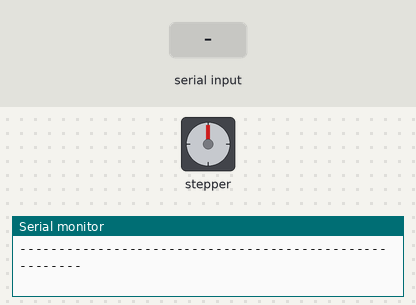
Simulated run of this sketch. Board: ESP32. On the bench: stepper motor, the last lines printed to the serial monitor. Wiring (inferred from the names in the program): stepper motor driver (200 steps per turn assumed): step GPIO 38; direction GPIO 42; enable GPIO 2. Inputs (shaded band) come from the test bench.

Above: at 1.2 s.
1.3 s: "90,45\n" received over Serial
At 2.5 s:
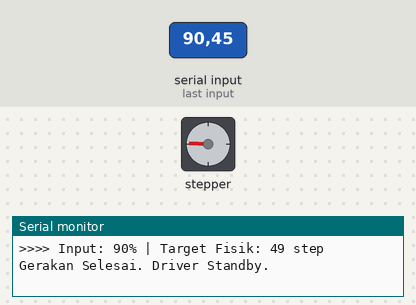
3.0 s: "30,150\n" received over Serial
At 4.3 s:
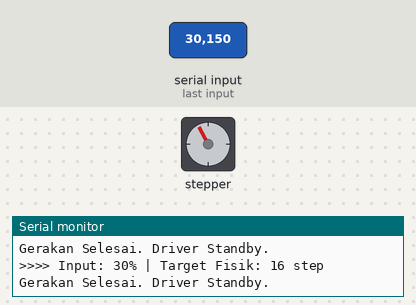
4.6 s: "5\n" received over Serial
At 5.8 s:
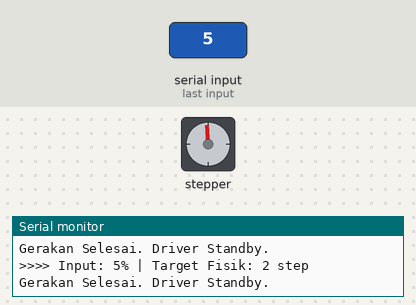
6.1 s: "0\n" received over Serial
At 7.1 s:
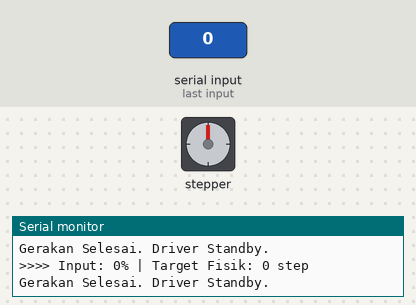
7.6 s: "90\n" received over Serial
At 8.5 s:
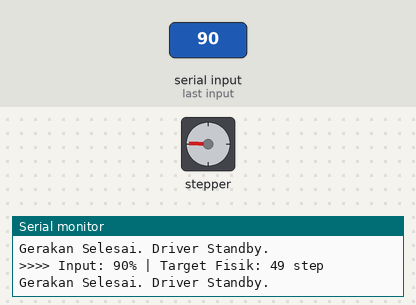
Timing chart, 0 to 10.3 s (numbered marks = the images above; inputs shaded):
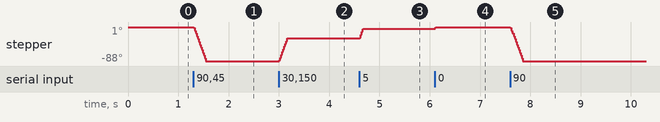

The sketch:

Test_Stepper.ino
```cpp
/* ===================== PIN CONFIG ===================== */
const int STEP_PIN   = 38;
const int DIR_PIN    = 42;
const int ENABLE_PIN = 2;

/* ===================== SETTING & VAR ===================== */
const int stepDelay = 2500;      // Kecepatan
const int MAX_LANGKAH_FISIK = 55; // Batas gerak motor sebenarnya
int posisiLangkahSekarang = 0;   // Menyimpan posisi dalam satuan LANGKAH (0-50)

void setup() {
  Serial.begin(115200);
  pinMode(STEP_PIN, OUTPUT);
  pinMode(DIR_PIN, OUTPUT);
  pinMode(ENABLE_PIN, OUTPUT);

  digitalWrite(ENABLE_PIN, HIGH); // Standby (OFF)

  Serial.println("--- KONTROL VALVE (INPUT 0-100% -> GERAK 0-50 STEP) ---");
  Serial.println("Ketik 0-100 untuk posisi, 'K' untuk kalibrasi titik 0.");
  Serial.println("-------------------------------------------------------");
}

void loop() {
  if (Serial.available() > 0) {
    String input = Serial.readStringUntil('\n');
    input.trim();

    if (input == "K" || input == "k") {
      posisiLangkahSekarang = 0;
      Serial.println(">>>> KALIBRASI: Posisi sekarang dianggap 0% (Tertutup).");
    }
    else {
      int inputPersen = input.toInt();

      // Batasi input user agar tetap di 0-100
      if (inputPersen < 0) inputPersen = 0;
      if (inputPersen > 100) inputPersen = 100;

      // PEMETAAN (MAPPING): Mengubah 0-100 menjadi 0-50
      // Rumus: (input * MAX_LANGKAH) / 100
      int targetLangkah = (inputPersen * MAX_LANGKAH_FISIK) / 100;

      Serial.print(">>>> Input: "); Serial.print(inputPersen); Serial.print("%");
      Serial.print(" | Target Fisik: "); Serial.print(targetLangkah); Serial.println(" step");

      gerakKeLangkah(targetLangkah);
    }
  }
}

/* ===================== FUNGSI GERAK FISIK ===================== */
void gerakKeLangkah(int targetLangkah) {
  int selisih = targetLangkah - posisiLangkahSekarang;

  if (selisih == 0) {
    Serial.println("Posisi sudah sesuai.");
    return;
  }

  // Tentukan Arah
  digitalWrite(DIR_PIN, (selisih > 0) ? LOW : HIGH);

  // Aktifkan Driver
  digitalWrite(ENABLE_PIN, LOW);
  delay(5);

  // Jalankan Motor
  int jumlahGerak = abs(selisih);
  for (int i = 0; i < jumlahGerak; i++) {
    digitalWrite(STEP_PIN, HIGH);
    delayMicroseconds(stepDelay);
    digitalWrite(STEP_PIN, LOW);
    delayMicroseconds(stepDelay);
  }

  // Simpan posisi langkah terakhir
  posisiLangkahSekarang = targetLangkah;

  // Matikan Driver agar dingin
  digitalWrite(ENABLE_PIN, HIGH);

  Serial.println("Gerakan Selesai. Driver Standby.");
}
```

Measured:
- after the input at 1.3 s, stepper: turns 88° counter-clockwise in 0.24 s, starting at once
- after the input at 3.0 s, stepper: turns 60° clockwise in 0.16 s, starting at once
- after the input at 4.6 s, stepper: turns 25° clockwise, starting at once
- after the input at 6.1 s, stepper: goes -1° 0.01 s, then 0°, starting at once
- after the input at 7.6 s, stepper: turns 88° counter-clockwise in 0.24 s, starting at once
